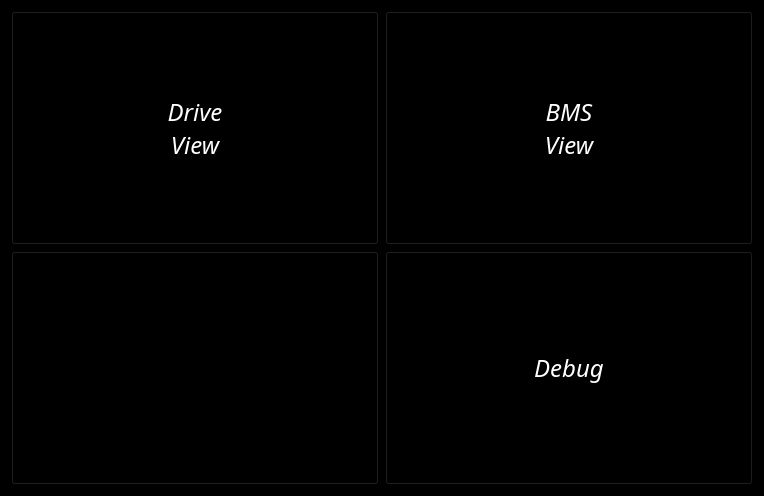
<?xml version="1.0" encoding="UTF-8"?>
<ui version="4.0">
 <class>ViewMenu</class>
 <widget class="QWidget" name="ViewMenu">
  <property name="geometry">
   <rect>
    <x>0</x>
    <y>0</y>
    <width>764</width>
    <height>496</height>
   </rect>
  </property>
  <property name="palette">
   <palette>
    <active>
     <colorrole role="WindowText">
      <brush brushstyle="SolidPattern">
       <color alpha="255">
        <red>255</red>
        <green>255</green>
        <blue>255</blue>
       </color>
      </brush>
     </colorrole>
     <colorrole role="Button">
      <brush brushstyle="SolidPattern">
       <color alpha="255">
        <red>0</red>
        <green>0</green>
        <blue>0</blue>
       </color>
      </brush>
     </colorrole>
     <colorrole role="Light">
      <brush brushstyle="SolidPattern">
       <color alpha="255">
        <red>0</red>
        <green>0</green>
        <blue>0</blue>
       </color>
      </brush>
     </colorrole>
     <colorrole role="Midlight">
      <brush brushstyle="SolidPattern">
       <color alpha="255">
        <red>0</red>
        <green>0</green>
        <blue>0</blue>
       </color>
      </brush>
     </colorrole>
     <colorrole role="Dark">
      <brush brushstyle="SolidPattern">
       <color alpha="255">
        <red>0</red>
        <green>0</green>
        <blue>0</blue>
       </color>
      </brush>
     </colorrole>
     <colorrole role="Mid">
      <brush brushstyle="SolidPattern">
       <color alpha="255">
        <red>0</red>
        <green>0</green>
        <blue>0</blue>
       </color>
      </brush>
     </colorrole>
     <colorrole role="Text">
      <brush brushstyle="SolidPattern">
       <color alpha="255">
        <red>255</red>
        <green>255</green>
        <blue>255</blue>
       </color>
      </brush>
     </colorrole>
     <colorrole role="BrightText">
      <brush brushstyle="SolidPattern">
       <color alpha="255">
        <red>255</red>
        <green>255</green>
        <blue>255</blue>
       </color>
      </brush>
     </colorrole>
     <colorrole role="ButtonText">
      <brush brushstyle="SolidPattern">
       <color alpha="255">
        <red>255</red>
        <green>255</green>
        <blue>255</blue>
       </color>
      </brush>
     </colorrole>
     <colorrole role="Base">
      <brush brushstyle="SolidPattern">
       <color alpha="255">
        <red>0</red>
        <green>0</green>
        <blue>0</blue>
       </color>
      </brush>
     </colorrole>
     <colorrole role="Window">
      <brush brushstyle="SolidPattern">
       <color alpha="255">
        <red>0</red>
        <green>0</green>
        <blue>0</blue>
       </color>
      </brush>
     </colorrole>
     <colorrole role="Shadow">
      <brush brushstyle="SolidPattern">
       <color alpha="255">
        <red>0</red>
        <green>0</green>
        <blue>0</blue>
       </color>
      </brush>
     </colorrole>
     <colorrole role="AlternateBase">
      <brush brushstyle="SolidPattern">
       <color alpha="255">
        <red>0</red>
        <green>0</green>
        <blue>0</blue>
       </color>
      </brush>
     </colorrole>
     <colorrole role="ToolTipBase">
      <brush brushstyle="SolidPattern">
       <color alpha="255">
        <red>255</red>
        <green>255</green>
        <blue>220</blue>
       </color>
      </brush>
     </colorrole>
     <colorrole role="ToolTipText">
      <brush brushstyle="SolidPattern">
       <color alpha="255">
        <red>0</red>
        <green>0</green>
        <blue>0</blue>
       </color>
      </brush>
     </colorrole>
     <colorrole role="PlaceholderText">
      <brush brushstyle="SolidPattern">
       <color alpha="128">
        <red>255</red>
        <green>255</green>
        <blue>255</blue>
       </color>
      </brush>
     </colorrole>
    </active>
    <inactive>
     <colorrole role="WindowText">
      <brush brushstyle="SolidPattern">
       <color alpha="255">
        <red>255</red>
        <green>255</green>
        <blue>255</blue>
       </color>
      </brush>
     </colorrole>
     <colorrole role="Button">
      <brush brushstyle="SolidPattern">
       <color alpha="255">
        <red>0</red>
        <green>0</green>
        <blue>0</blue>
       </color>
      </brush>
     </colorrole>
     <colorrole role="Light">
      <brush brushstyle="SolidPattern">
       <color alpha="255">
        <red>0</red>
        <green>0</green>
        <blue>0</blue>
       </color>
      </brush>
     </colorrole>
     <colorrole role="Midlight">
      <brush brushstyle="SolidPattern">
       <color alpha="255">
        <red>0</red>
        <green>0</green>
        <blue>0</blue>
       </color>
      </brush>
     </colorrole>
     <colorrole role="Dark">
      <brush brushstyle="SolidPattern">
       <color alpha="255">
        <red>0</red>
        <green>0</green>
        <blue>0</blue>
       </color>
      </brush>
     </colorrole>
     <colorrole role="Mid">
      <brush brushstyle="SolidPattern">
       <color alpha="255">
        <red>0</red>
        <green>0</green>
        <blue>0</blue>
       </color>
      </brush>
     </colorrole>
     <colorrole role="Text">
      <brush brushstyle="SolidPattern">
       <color alpha="255">
        <red>255</red>
        <green>255</green>
        <blue>255</blue>
       </color>
      </brush>
     </colorrole>
     <colorrole role="BrightText">
      <brush brushstyle="SolidPattern">
       <color alpha="255">
        <red>255</red>
        <green>255</green>
        <blue>255</blue>
       </color>
      </brush>
     </colorrole>
     <colorrole role="ButtonText">
      <brush brushstyle="SolidPattern">
       <color alpha="255">
        <red>255</red>
        <green>255</green>
        <blue>255</blue>
       </color>
      </brush>
     </colorrole>
     <colorrole role="Base">
      <brush brushstyle="SolidPattern">
       <color alpha="255">
        <red>0</red>
        <green>0</green>
        <blue>0</blue>
       </color>
      </brush>
     </colorrole>
     <colorrole role="Window">
      <brush brushstyle="SolidPattern">
       <color alpha="255">
        <red>0</red>
        <green>0</green>
        <blue>0</blue>
       </color>
      </brush>
     </colorrole>
     <colorrole role="Shadow">
      <brush brushstyle="SolidPattern">
       <color alpha="255">
        <red>0</red>
        <green>0</green>
        <blue>0</blue>
       </color>
      </brush>
     </colorrole>
     <colorrole role="AlternateBase">
      <brush brushstyle="SolidPattern">
       <color alpha="255">
        <red>0</red>
        <green>0</green>
        <blue>0</blue>
       </color>
      </brush>
     </colorrole>
     <colorrole role="ToolTipBase">
      <brush brushstyle="SolidPattern">
       <color alpha="255">
        <red>255</red>
        <green>255</green>
        <blue>220</blue>
       </color>
      </brush>
     </colorrole>
     <colorrole role="ToolTipText">
      <brush brushstyle="SolidPattern">
       <color alpha="255">
        <red>0</red>
        <green>0</green>
        <blue>0</blue>
       </color>
      </brush>
     </colorrole>
     <colorrole role="PlaceholderText">
      <brush brushstyle="SolidPattern">
       <color alpha="128">
        <red>255</red>
        <green>255</green>
        <blue>255</blue>
       </color>
      </brush>
     </colorrole>
    </inactive>
    <disabled>
     <colorrole role="WindowText">
      <brush brushstyle="SolidPattern">
       <color alpha="255">
        <red>0</red>
        <green>0</green>
        <blue>0</blue>
       </color>
      </brush>
     </colorrole>
     <colorrole role="Button">
      <brush brushstyle="SolidPattern">
       <color alpha="255">
        <red>0</red>
        <green>0</green>
        <blue>0</blue>
       </color>
      </brush>
     </colorrole>
     <colorrole role="Light">
      <brush brushstyle="SolidPattern">
       <color alpha="255">
        <red>0</red>
        <green>0</green>
        <blue>0</blue>
       </color>
      </brush>
     </colorrole>
     <colorrole role="Midlight">
      <brush brushstyle="SolidPattern">
       <color alpha="255">
        <red>0</red>
        <green>0</green>
        <blue>0</blue>
       </color>
      </brush>
     </colorrole>
     <colorrole role="Dark">
      <brush brushstyle="SolidPattern">
       <color alpha="255">
        <red>0</red>
        <green>0</green>
        <blue>0</blue>
       </color>
      </brush>
     </colorrole>
     <colorrole role="Mid">
      <brush brushstyle="SolidPattern">
       <color alpha="255">
        <red>0</red>
        <green>0</green>
        <blue>0</blue>
       </color>
      </brush>
     </colorrole>
     <colorrole role="Text">
      <brush brushstyle="SolidPattern">
       <color alpha="255">
        <red>0</red>
        <green>0</green>
        <blue>0</blue>
       </color>
      </brush>
     </colorrole>
     <colorrole role="BrightText">
      <brush brushstyle="SolidPattern">
       <color alpha="255">
        <red>255</red>
        <green>255</green>
        <blue>255</blue>
       </color>
      </brush>
     </colorrole>
     <colorrole role="ButtonText">
      <brush brushstyle="SolidPattern">
       <color alpha="255">
        <red>0</red>
        <green>0</green>
        <blue>0</blue>
       </color>
      </brush>
     </colorrole>
     <colorrole role="Base">
      <brush brushstyle="SolidPattern">
       <color alpha="255">
        <red>0</red>
        <green>0</green>
        <blue>0</blue>
       </color>
      </brush>
     </colorrole>
     <colorrole role="Window">
      <brush brushstyle="SolidPattern">
       <color alpha="255">
        <red>0</red>
        <green>0</green>
        <blue>0</blue>
       </color>
      </brush>
     </colorrole>
     <colorrole role="Shadow">
      <brush brushstyle="SolidPattern">
       <color alpha="255">
        <red>0</red>
        <green>0</green>
        <blue>0</blue>
       </color>
      </brush>
     </colorrole>
     <colorrole role="AlternateBase">
      <brush brushstyle="SolidPattern">
       <color alpha="255">
        <red>0</red>
        <green>0</green>
        <blue>0</blue>
       </color>
      </brush>
     </colorrole>
     <colorrole role="ToolTipBase">
      <brush brushstyle="SolidPattern">
       <color alpha="255">
        <red>255</red>
        <green>255</green>
        <blue>220</blue>
       </color>
      </brush>
     </colorrole>
     <colorrole role="ToolTipText">
      <brush brushstyle="SolidPattern">
       <color alpha="255">
        <red>0</red>
        <green>0</green>
        <blue>0</blue>
       </color>
      </brush>
     </colorrole>
     <colorrole role="PlaceholderText">
      <brush brushstyle="SolidPattern">
       <color alpha="128">
        <red>255</red>
        <green>255</green>
        <blue>255</blue>
       </color>
      </brush>
     </colorrole>
    </disabled>
   </palette>
  </property>
  <property name="font">
   <font>
    <family>ExcludedItalic</family>
    <pointsize>18</pointsize>
    <italic>true</italic>
   </font>
  </property>
  <property name="windowTitle">
   <string>MainWindow</string>
  </property>
  <layout class="QGridLayout" name="gridLayout">
   <item row="0" column="1">
    <widget class="QPushButton" name="buttonEmpty">
     <property name="sizePolicy">
      <sizepolicy hsizetype="Preferred" vsizetype="Preferred">
       <horstretch>0</horstretch>
       <verstretch>0</verstretch>
      </sizepolicy>
     </property>
     <property name="text">
      <string>BMS
View</string>
     </property>
    </widget>
   </item>
   <item row="1" column="1">
    <widget class="QPushButton" name="buttonDebug">
     <property name="sizePolicy">
      <sizepolicy hsizetype="Preferred" vsizetype="Preferred">
       <horstretch>0</horstretch>
       <verstretch>0</verstretch>
      </sizepolicy>
     </property>
     <property name="text">
      <string>Debug</string>
     </property>
    </widget>
   </item>
   <item row="0" column="0">
    <widget class="QPushButton" name="buttonDrive">
     <property name="sizePolicy">
      <sizepolicy hsizetype="Preferred" vsizetype="Preferred">
       <horstretch>0</horstretch>
       <verstretch>0</verstretch>
      </sizepolicy>
     </property>
     <property name="text">
      <string>Drive
View</string>
     </property>
    </widget>
   </item>
   <item row="1" column="0">
    <widget class="QPushButton" name="buttonEmpty2">
     <property name="sizePolicy">
      <sizepolicy hsizetype="Preferred" vsizetype="Preferred">
       <horstretch>0</horstretch>
       <verstretch>0</verstretch>
      </sizepolicy>
     </property>
     <property name="text">
      <string/>
     </property>
    </widget>
   </item>
  </layout>
 </widget>
 <resources/>
 <connections/>
</ui>
